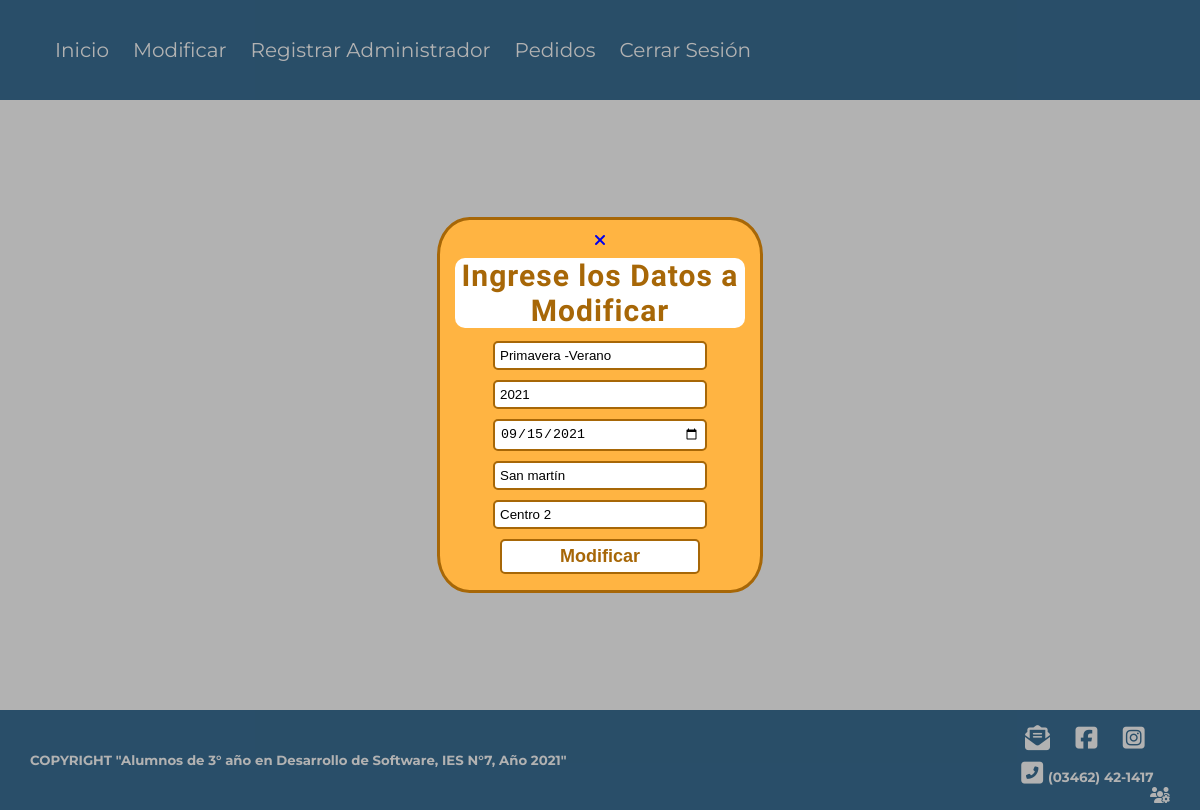
The app's page /semi/modped.php?id=8 (signed in) with its own data.
### tables this page shows
CREATE TABLE `lugares` (
  `temporada` varchar(252) NOT NULL,
  `ano` int(252) NOT NULL,
  `zona` varchar(252) NOT NULL,
  `calle` varchar(252) NOT NULL,
  `dia` date NOT NULL,
  `id` int(252) NOT NULL
);

### semi/modped.php (the view, shortened to what this page needs)
<?php require 'conexion.php';
 require '1a.php';
    $clave = $_GET['id'];
    $sql="SELECT * from lugares where id='$clave'";
    $result=mysqli_query($conexion,$sql);
    while($mostrar=mysqli_fetch_assoc($result)) {
 ?>
<!DOCTYPE html>
<html lang="en" dir="ltr">
  <head>
    <link rel="stylesheet" href="css/pedido_adm.css">
    <link rel="stylesheet" href="css/ventana.css">
  </head>
  <body>
    <div class="cuerpo_ped_adm"></div>
    <div class="overlay" id="overlay">
      <div class="nuevo_pedido">
        <a href="#" id='btn-cerrar-popup' class="btn-cerrar-popup"><i class="fas fa-times" id='btn-cerrar-popup'></i></a>
        <h1>Ingrese los Datos a Modificar</h1>
        <form class="inputs_adm" action="modped1.php" method="post">
          <input type="text" name="temporada" value="<?php echo $mostrar['temporada']; ?>" required  />
          <input type="text" name="ano" value="<?php echo $mostrar['ano']; ?>" required  />
          <input type="date" name="dia" value="<?php echo $mostrar['dia']; ?>" required  />
          <input type="text" name="calle" value="<?php echo $mostrar['calle']; ?>"required  />
          <input type="text" name="zona" value="<?php echo $mostrar['zona']; ?>" required  />
          <input class="button" type="submit" value="Modificar">
        </form>
      </div>
    </div>
    <?php include('pie.php')?>
  </body>
</html>
<?php } ?>

### semi/pie.php
<div class="pie_pagina">
    <div class="info">
        <h5>COPYRIGHT "Alumnos de 3° año en Desarrollo de Software, IES N°7, Año 2021"</h5>
    </div>
    <div class="contacto">
        <div class="redes">
            <a href="mailto:intendencia@venadotuerto.gob.ar"><i class="fas fa-envelope-open-text icon"></i></a>
            <a href="https://www.facebook.com/VenadoTuertoGobierno" target="_blank"><i class="fab fa-facebook-square icon"></i></a>
            <a href="https://www.instagram.com/venadotuertogob/?fbclid=IwAR3Hg19tArGL8IMHJNOVwCtQWZAnQ1AQ00eEJfHRU8h79T997rhPRauMUZM" target="_blank"><i class="fab fa-instagram-square icon"></i></a>
        </div>
        <div class="celular">
            <h6><i class="fas fa-phone-square-alt icon icon_"></i>(03462) 42-1417</h6>
        </div>
        <div class="admin">
            <a href="inia.php"><i class="fas fa-users-cog"></i></a>
        </div>
    </div>
</div>

### semi/css/nav_pie.css (style rules this page uses)
:root { --blanco: rgb(255, 255, 255); --oscuro: #3B7096; --nar-osc: #a76707; --nar-clar: #FFB442; }
* { padding: 0px; margin: 0px; text-decoration: none; }
body { background: var(--blanco); font-family: 'Source Sans Pro', sans-serif; }
.icon { color: var(--blanco); margin-right: 5px; font-size: 25px; }
.pie_pagina { background: var(--oscuro); padding: 10px 30px; display: flex; align-items: center; height: 10vh; }
.pie_pagina h5, .pie_pagina h6 { color: var(--blanco); font-family: 'Montserrat', sans-serif; transition: 300ms; }
.info { display: flex; align-items: center; flex: 4 1 auto; }
.contacto { display: flex; align-items: center; flex-direction: column; flex: 0.3 1 auto; }
.redes { margin: 10px 0; width: 100%; display: flex; justify-content: space-evenly; }
.celular { text-align: center; width: 100%; font-size: 20px; }
.admin { width: 100%; display: flex; justify-content: flex-end; }
.admin i { color: var(--blanco); }

### semi/css/forms.css (style rules this page uses)
.button { padding: 5px; border: 2px solid var(--nar-osc); border-radius: 10px; background: var(--blanco); color: var(--nar-osc); font-size: 18px; font-weight: 600; transition: 150ms; }

### semi/css/pedido_adm.css (style rules this page uses)
.cuerpo_ped_adm { padding: 5px; height: auto; min-height: 75vh; display: flex; justify-content: space-around; align-items: center; }
.nuevo_pedido { width: 300px; height: 350px; margin: 10px; padding: 10px; background: var(--nar-clar); border-radius: 10%; border: 3px solid var(--nar-osc); text-align: center; display: flex; flex-flow: column; justify-content: space-around; }
.nuevo_pedido h1 { color: var(--nar-osc); font-size: 30px; margin: 5px; letter-spacing: 1px; background: var(--blanco); border-radius: 10px; }
.inputs_adm { display: flex; flex-flow: column; align-items: center; }
.inputs_adm input { width: 200px; margin: 5px 0; padding: 5px; border-radius: 5px; border: 2px solid var(--nar-osc); }

### semi/css/ventana.css (style rules this page uses)
.overlay { background: rgba(0,0,0,.3); position: fixed; top: 0; bottom: 0; left: 0; right: 0; display: flex; align-items: center; justify-content: center; visibility: visible; }

### records on screen
lugares: temporada "Primavera -Verano", ano "2021", dia "09/15/2021", calle "San martín", zona "Centro 2"
